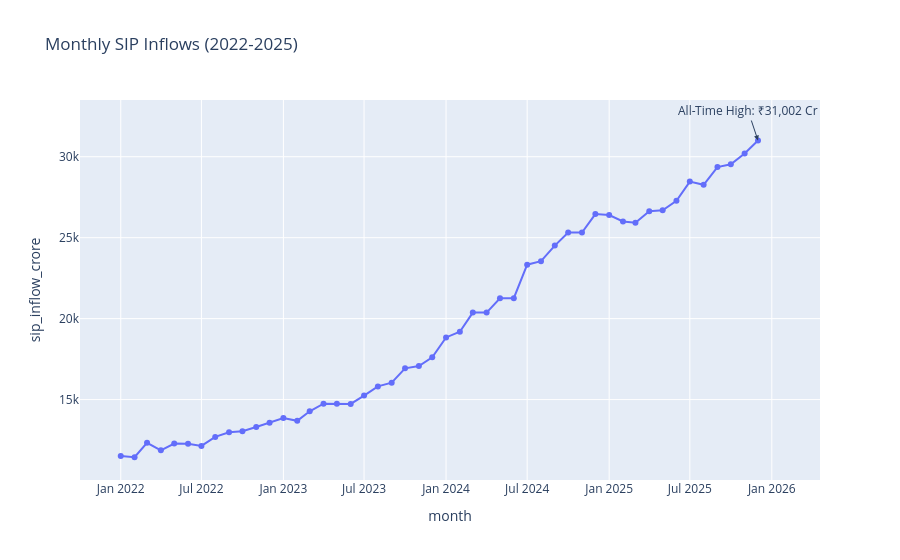

The cell this chart's notebook holds for it:
### Markdown cell above
# Task 3: SIP Inflow Time-Series (2022–2025)

### Code cell
sip["month"] = pd.to_datetime(sip["month"])

import plotly.express as px

fig = px.line(
    sip,
    x="month",
    y="sip_inflow_crore",
    title="Monthly SIP Inflows (2022-2025)",
    markers=True
)

# Highest SIP inflow
max_row = sip.loc[sip["sip_inflow_crore"].idxmax()]

fig.add_annotation(
    x=max_row["month"],
    y=max_row["sip_inflow_crore"],
    text=f"All-Time High: ₹{max_row['sip_inflow_crore']:,.0f} Cr",
    showarrow=True,
    arrowhead=2
)

fig.show()
